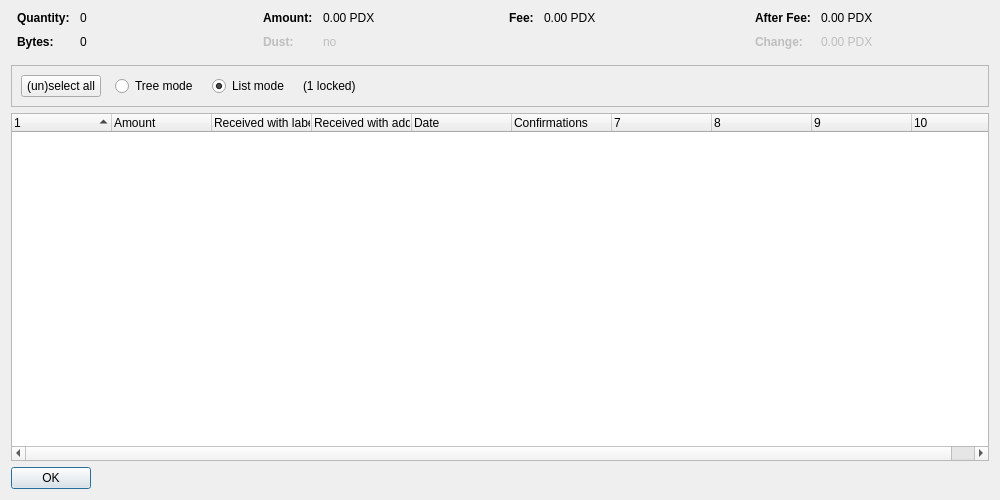
<?xml version="1.0" encoding="UTF-8"?>
<ui version="4.0">
 <class>CoinControlDialog</class>
 <widget class="QDialog" name="CoinControlDialog">
  <property name="geometry">
   <rect>
    <x>0</x>
    <y>0</y>
    <width>1000</width>
    <height>500</height>
   </rect>
  </property>
  <property name="windowTitle">
   <string>Coin Selection</string>
  </property>
  <layout class="QVBoxLayout" name="verticalLayout">
   <item>
    <layout class="QHBoxLayout" name="horizontalLayoutTop" stretch="0,0,0,0">
     <property name="topMargin">
      <number>0</number>
     </property>
     <property name="bottomMargin">
      <number>10</number>
     </property>
     <item>
      <layout class="QFormLayout" name="formLayoutCoinControl1">
       <property name="horizontalSpacing">
        <number>10</number>
       </property>
       <property name="verticalSpacing">
        <number>10</number>
       </property>
       <property name="leftMargin">
        <number>6</number>
       </property>
       <property name="rightMargin">
        <number>6</number>
       </property>
       <item row="0" column="0">
        <widget class="QLabel" name="labelCoinControlQuantityText">
         <property name="font">
          <font>
           <weight>75</weight>
           <bold>true</bold>
          </font>
         </property>
         <property name="text">
          <string>Quantity:</string>
         </property>
        </widget>
       </item>
       <item row="0" column="1">
        <widget class="QLabel" name="labelCoinControlQuantity">
         <property name="cursor">
          <cursorShape>IBeamCursor</cursorShape>
         </property>
         <property name="contextMenuPolicy">
          <enum>Qt::ActionsContextMenu</enum>
         </property>
         <property name="text">
          <string notr="true">0</string>
         </property>
         <property name="textInteractionFlags">
          <set>Qt::LinksAccessibleByMouse|Qt::TextSelectableByKeyboard|Qt::TextSelectableByMouse</set>
         </property>
        </widget>
       </item>
       <item row="1" column="0">
        <widget class="QLabel" name="labelCoinControlBytesText">
         <property name="font">
          <font>
           <weight>75</weight>
           <bold>true</bold>
          </font>
         </property>
         <property name="text">
          <string>Bytes:</string>
         </property>
        </widget>
       </item>
       <item row="1" column="1">
        <widget class="QLabel" name="labelCoinControlBytes">
         <property name="cursor">
          <cursorShape>IBeamCursor</cursorShape>
         </property>
         <property name="contextMenuPolicy">
          <enum>Qt::ActionsContextMenu</enum>
         </property>
         <property name="text">
          <string notr="true">0</string>
         </property>
         <property name="textInteractionFlags">
          <set>Qt::LinksAccessibleByMouse|Qt::TextSelectableByKeyboard|Qt::TextSelectableByMouse</set>
         </property>
        </widget>
       </item>
      </layout>
     </item>
     <item>
      <layout class="QFormLayout" name="formLayoutCoinControl2">
       <property name="horizontalSpacing">
        <number>10</number>
       </property>
       <property name="verticalSpacing">
        <number>10</number>
       </property>
       <property name="leftMargin">
        <number>6</number>
       </property>
       <property name="rightMargin">
        <number>6</number>
       </property>
       <item row="0" column="0">
        <widget class="QLabel" name="labelCoinControlAmountText">
         <property name="font">
          <font>
           <weight>75</weight>
           <bold>true</bold>
          </font>
         </property>
         <property name="text">
          <string>Amount:</string>
         </property>
        </widget>
       </item>
       <item row="0" column="1">
        <widget class="QLabel" name="labelCoinControlAmount">
         <property name="cursor">
          <cursorShape>IBeamCursor</cursorShape>
         </property>
         <property name="contextMenuPolicy">
          <enum>Qt::ActionsContextMenu</enum>
         </property>
         <property name="text">
          <string notr="true">0.00 PDX</string>
         </property>
         <property name="textInteractionFlags">
          <set>Qt::LinksAccessibleByMouse|Qt::TextSelectableByKeyboard|Qt::TextSelectableByMouse</set>
         </property>
        </widget>
       </item>
       <item row="1" column="0">
        <widget class="QLabel" name="labelCoinControlLowOutputText">
         <property name="enabled">
          <bool>false</bool>
         </property>
         <property name="font">
          <font>
           <weight>75</weight>
           <bold>true</bold>
          </font>
         </property>
         <property name="text">
          <string>Dust:</string>
         </property>
        </widget>
       </item>
       <item row="1" column="1">
        <widget class="QLabel" name="labelCoinControlLowOutput">
         <property name="enabled">
          <bool>false</bool>
         </property>
         <property name="cursor">
          <cursorShape>IBeamCursor</cursorShape>
         </property>
         <property name="contextMenuPolicy">
          <enum>Qt::ActionsContextMenu</enum>
         </property>
         <property name="text">
          <string notr="true">no</string>
         </property>
         <property name="textInteractionFlags">
          <set>Qt::LinksAccessibleByMouse|Qt::TextSelectableByKeyboard|Qt::TextSelectableByMouse</set>
         </property>
        </widget>
       </item>
      </layout>
     </item>
     <item>
      <layout class="QFormLayout" name="formLayoutCoinControl3">
       <property name="horizontalSpacing">
        <number>10</number>
       </property>
       <property name="verticalSpacing">
        <number>10</number>
       </property>
       <property name="leftMargin">
        <number>6</number>
       </property>
       <property name="rightMargin">
        <number>6</number>
       </property>
       <item row="0" column="0">
        <widget class="QLabel" name="labelCoinControlFeeText">
         <property name="font">
          <font>
           <weight>75</weight>
           <bold>true</bold>
          </font>
         </property>
         <property name="text">
          <string>Fee:</string>
         </property>
        </widget>
       </item>
       <item row="0" column="1">
        <widget class="QLabel" name="labelCoinControlFee">
         <property name="cursor">
          <cursorShape>IBeamCursor</cursorShape>
         </property>
         <property name="contextMenuPolicy">
          <enum>Qt::ActionsContextMenu</enum>
         </property>
         <property name="text">
          <string notr="true">0.00 PDX</string>
         </property>
         <property name="textInteractionFlags">
          <set>Qt::LinksAccessibleByMouse|Qt::TextSelectableByKeyboard|Qt::TextSelectableByMouse</set>
         </property>
        </widget>
       </item>
      </layout>
     </item>
     <item>
      <layout class="QFormLayout" name="formLayoutCoinControl4">
       <property name="horizontalSpacing">
        <number>10</number>
       </property>
       <property name="verticalSpacing">
        <number>10</number>
       </property>
       <property name="leftMargin">
        <number>6</number>
       </property>
       <property name="rightMargin">
        <number>6</number>
       </property>
       <item row="0" column="0">
        <widget class="QLabel" name="labelCoinControlAfterFeeText">
         <property name="font">
          <font>
           <weight>75</weight>
           <bold>true</bold>
          </font>
         </property>
         <property name="text">
          <string>After Fee:</string>
         </property>
        </widget>
       </item>
       <item row="0" column="1">
        <widget class="QLabel" name="labelCoinControlAfterFee">
         <property name="cursor">
          <cursorShape>IBeamCursor</cursorShape>
         </property>
         <property name="contextMenuPolicy">
          <enum>Qt::ActionsContextMenu</enum>
         </property>
         <property name="text">
          <string notr="true">0.00 PDX</string>
         </property>
         <property name="textInteractionFlags">
          <set>Qt::LinksAccessibleByMouse|Qt::TextSelectableByKeyboard|Qt::TextSelectableByMouse</set>
         </property>
        </widget>
       </item>
       <item row="1" column="0">
        <widget class="QLabel" name="labelCoinControlChangeText">
         <property name="enabled">
          <bool>false</bool>
         </property>
         <property name="font">
          <font>
           <weight>75</weight>
           <bold>true</bold>
          </font>
         </property>
         <property name="text">
          <string>Change:</string>
         </property>
        </widget>
       </item>
       <item row="1" column="1">
        <widget class="QLabel" name="labelCoinControlChange">
         <property name="enabled">
          <bool>false</bool>
         </property>
         <property name="cursor">
          <cursorShape>IBeamCursor</cursorShape>
         </property>
         <property name="contextMenuPolicy">
          <enum>Qt::ActionsContextMenu</enum>
         </property>
         <property name="text">
          <string notr="true">0.00 PDX</string>
         </property>
         <property name="textInteractionFlags">
          <set>Qt::LinksAccessibleByMouse|Qt::TextSelectableByKeyboard|Qt::TextSelectableByMouse</set>
         </property>
        </widget>
       </item>
      </layout>
     </item>
    </layout>
   </item>
   <item>
    <widget class="QFrame" name="frame">
     <property name="minimumSize">
      <size>
       <width>0</width>
       <height>40</height>
      </size>
     </property>
     <property name="frameShape">
      <enum>QFrame::StyledPanel</enum>
     </property>
     <property name="frameShadow">
      <enum>QFrame::Sunken</enum>
     </property>
     <layout class="QHBoxLayout" name="horizontalLayout">
      <item>
       <layout class="QHBoxLayout" name="horizontalLayoutPanel" stretch="0,0,0,0,0">
        <property name="spacing">
         <number>14</number>
        </property>
        <item>
         <widget class="QPushButton" name="pushButtonSelectAll">
          <property name="sizePolicy">
           <sizepolicy hsizetype="Maximum" vsizetype="Fixed">
            <horstretch>0</horstretch>
            <verstretch>0</verstretch>
           </sizepolicy>
          </property>
          <property name="text">
           <string>(un)select all</string>
          </property>
          <property name="autoDefault">
           <bool>false</bool>
          </property>
         </widget>
        </item>
        <item>
         <widget class="QRadioButton" name="radioTreeMode">
          <property name="sizePolicy">
           <sizepolicy hsizetype="Maximum" vsizetype="Fixed">
            <horstretch>0</horstretch>
            <verstretch>0</verstretch>
           </sizepolicy>
          </property>
          <property name="text">
           <string>Tree mode</string>
          </property>
         </widget>
        </item>
        <item>
         <widget class="QRadioButton" name="radioListMode">
          <property name="sizePolicy">
           <sizepolicy hsizetype="Maximum" vsizetype="Fixed">
            <horstretch>0</horstretch>
            <verstretch>0</verstretch>
           </sizepolicy>
          </property>
          <property name="text">
           <string>List mode</string>
          </property>
          <property name="checked">
           <bool>true</bool>
          </property>
         </widget>
        </item>
        <item>
         <widget class="QLabel" name="labelLocked">
          <property name="text">
           <string notr="true">(1 locked)</string>
          </property>
         </widget>
        </item>
        <item>
         <spacer name="horizontalSpacer">
          <property name="orientation">
           <enum>Qt::Horizontal</enum>
          </property>
          <property name="sizeHint" stdset="0">
           <size>
            <width>40</width>
            <height>20</height>
           </size>
          </property>
         </spacer>
        </item>
       </layout>
      </item>
     </layout>
    </widget>
   </item>
   <item>
    <widget class="CoinControlTreeWidget" name="treeWidget">
     <property name="contextMenuPolicy">
      <enum>Qt::CustomContextMenu</enum>
     </property>
     <property name="sortingEnabled">
      <bool>false</bool>
     </property>
     <property name="columnCount">
      <number>10</number>
     </property>
     <attribute name="headerShowSortIndicator" stdset="0">
      <bool>true</bool>
     </attribute>
     <attribute name="headerStretchLastSection">
      <bool>false</bool>
     </attribute>
     <column>
      <property name="text">
       <string/>
      </property>
     </column>
     <column>
      <property name="text">
       <string>Amount</string>
      </property>
     </column>
     <column>
      <property name="text">
       <string>Received with label</string>
      </property>
     </column>
     <column>
      <property name="text">
       <string>Received with address</string>
      </property>
     </column>
     <column>
      <property name="text">
       <string>Date</string>
      </property>
     </column>
     <column>
      <property name="text">
       <string>Confirmations</string>
      </property>
      <property name="toolTip">
       <string>Confirmed</string>
      </property>
     </column>
     <column>
      <property name="text">
       <string/>
      </property>
     </column>
     <column>
      <property name="text">
       <string/>
      </property>
     </column>
     <column>
      <property name="text">
       <string/>
      </property>
     </column>
     <column>
      <property name="text">
       <string/>
      </property>
     </column>
    </widget>
   </item>
   <item>
    <widget class="QDialogButtonBox" name="buttonBox">
     <property name="sizePolicy">
      <sizepolicy hsizetype="Maximum" vsizetype="Fixed">
       <horstretch>0</horstretch>
       <verstretch>0</verstretch>
      </sizepolicy>
     </property>
     <property name="orientation">
      <enum>Qt::Horizontal</enum>
     </property>
     <property name="standardButtons">
      <set>QDialogButtonBox::Ok</set>
     </property>
    </widget>
   </item>
  </layout>
 </widget>
 <customwidgets>
  <customwidget>
   <class>CoinControlTreeWidget</class>
   <extends>QTreeWidget</extends>
   <header>coincontroltreewidget.h</header>
  </customwidget>
 </customwidgets>
 <resources/>
 <connections/>
</ui>
